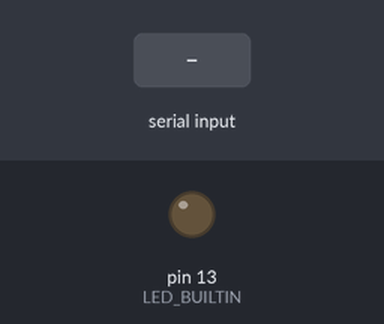
A sketch run on a simulated Arduino Uno, built with avr-gcc and run on an emulated ATmega328P. Parts: output pins drawn as LEDs (lit = HIGH). The inputs (shaded band) are chosen by the test bench. What the sketch prints to the serial monitor is not drawn.

Above: at 1.2 s.
1.3 s: ".\n" received over Serial
At 2.5 s:
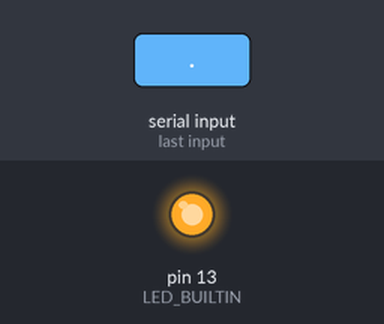
2.8 s: byte 10 ('\n') received over Serial
At 12.9 s:
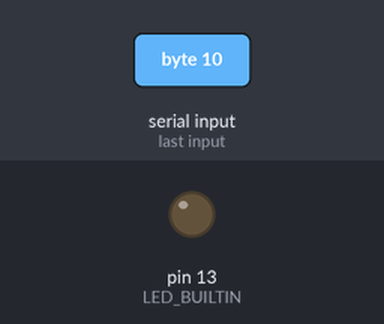
Timing chart, 0 to 13.7 s (numbered marks = the images above; inputs shaded):
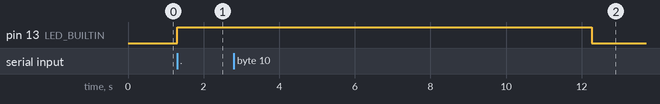

Measured:
- after the input at 1.3 s, pin 13 (LED_BUILTIN): LOW → HIGH at once
- after the input at 2.8 s, pin 13 (LED_BUILTIN): HIGH → LOW after 9.5 s instead of 2.4 s

The sketch:

tiny_uno.ino
```cpp
#include "tiny_model.h"
// Global SRAM: 64-byte prompt + 16-byte context + 192-byte neural workspace.
static char prompt[64];
static uint8_t context[MODEL_CONTEXT];
static float workspace[MODEL_HIDDEN];
static uint8_t promptLength=0;
static bool overflow=false;
static const uint8_t MAX_NEW_TOKENS=80;
void generate() {
  TinyModel::reset(context);
  for(uint8_t i=0;i<promptLength;i++) TinyModel::push(context,TinyModel::encode(prompt[i]));
  Serial.print(F("TEXT "));
  for(uint8_t i=0;i<promptLength;i++) Serial.print(TinyModel::decode(TinyModel::encode(prompt[i])));
  digitalWrite(LED_BUILTIN,HIGH);
  for(uint8_t i=0;i<MAX_NEW_TOKENS;i++) {
    uint8_t t=TinyModel::next(context,workspace);
    if(t==0) break;
    Serial.print(TinyModel::decode(t)); TinyModel::push(context,t);
  }
  digitalWrite(LED_BUILTIN,LOW);
  Serial.println(); Serial.println(F("READY"));
}
void setup() {
  pinMode(LED_BUILTIN,OUTPUT); Serial.begin(9600);
  Serial.println(F("TINY UNO neural character demo; ASCII prompts, max 63 bytes"));
  Serial.println(F("READY"));
}
void loop() {
  while(Serial.available()>0) {
    char c=(char)Serial.read();
    if(c=='\r') continue;
    if(c=='\n') {
      if(overflow) {Serial.println(F("ERROR prompt too long; max 63 bytes")); Serial.println(F("READY"));}
      else generate();
      promptLength=0; overflow=false;
    } else if(!overflow) {
      if(promptLength<sizeof(prompt)-1) prompt[promptLength++]=c;
      else overflow=true; // Discard through newline, then recover for next prompt.
    }
  }
}
```

tiny_model.h
```cpp
#pragma once
#include <stdint.h>
#ifdef __AVR__
#include <avr/pgmspace.h>
#define MODEL_STORAGE PROGMEM
inline int8_t modelReadI8(const int8_t* p) { return (int8_t)pgm_read_byte(p); }
inline float modelReadFloat(const float* p) { return pgm_read_float(p); }
#else
#define MODEL_STORAGE
inline int8_t modelReadI8(const int8_t* p) { return *p; }
inline float modelReadFloat(const float* p) { return *p; }
#endif
#include "model_weights.h"
namespace TinyModel {
// IDs: newline=0, space=1, a..z=2..27, period=28.
inline uint8_t encode(char c) {
  if(c>='A'&&c<='Z') c=(char)(c-'A'+'a');
  if(c=='\n') return 0;
  if(c>='a'&&c<='z') return (uint8_t)(c-'a'+2);
  if(c=='.') return 28;
  return 1; // All other bytes (including UTF-8) become spaces.
}
inline char decode(uint8_t c) { return c==0?'\n':c==1?' ':c==28?'.':(char)('a'+c-2); }
inline void reset(uint8_t* context) { for(int i=0;i<MODEL_CONTEXT;i++) context[i]=0; }
inline void push(uint8_t* context,uint8_t token) {
  for(int i=1;i<MODEL_CONTEXT;i++) context[i-1]=context[i];
  context[MODEL_CONTEXT-1]=token<MODEL_VOCAB?token:1;
}
// Caller owns hidden workspace (192 bytes). No heap or recursive calls.
inline void hidden(const uint8_t* context,float* h) {
  for(int j=0;j<MODEL_HIDDEN;j++) {
    float sum=modelReadFloat(MODEL_B+j);
    for(int i=0;i<MODEL_CONTEXT;i++) {
      uint8_t id=context[i]<MODEL_VOCAB?context[i]:1;
      for(int k=0;k<MODEL_EMBED;k++) {
        float e=(float)modelReadI8(MODEL_E+id*MODEL_EMBED+k)*MODEL_SE;
        float w=(float)modelReadI8(MODEL_W+(i*MODEL_EMBED+k)*MODEL_HIDDEN+j)*MODEL_SW;
        sum+=e*w;
      }
    }
    h[j]=sum>0?sum:0;
  }
}
inline float logit(const float* h,int token) {
  float sum=modelReadFloat(MODEL_C+token);
  for(int j=0;j<MODEL_HIDDEN;j++) sum+=h[j]*((float)modelReadI8(MODEL_O+j*MODEL_VOCAB+token)*MODEL_SO);
  return sum;
}
inline uint8_t next(const uint8_t* context,float* h) {
  hidden(context,h); uint8_t best=0; float score=logit(h,0);
  for(int t=1;t<MODEL_VOCAB;t++) { float z=logit(h,t); if(z>score) {score=z; best=(uint8_t)t;} }
  return best;
}
}
```

Source omitted: odel_weights.h (data table, 17329 bytes)
